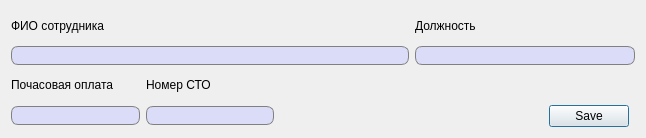
<?xml version="1.0" encoding="UTF-8"?>
<ui version="4.0">
 <class>AddWorker</class>
 <widget class="QDialog" name="AddWorker">
  <property name="geometry">
   <rect>
    <x>0</x>
    <y>0</y>
    <width>646</width>
    <height>138</height>
   </rect>
  </property>
  <property name="windowTitle">
   <string>Добавление сотрудника</string>
  </property>
  <property name="windowIcon">
   <iconset resource="images.qrc">
    <normaloff>:/images/autoService-logo.png</normaloff>:/images/autoService-logo.png</iconset>
  </property>
  <layout class="QGridLayout" name="gridLayout_2">
   <item row="0" column="0">
    <layout class="QGridLayout" name="gridLayout">
     <item row="2" column="0">
      <widget class="QLabel" name="label_3">
       <property name="text">
        <string>Почасовая оплата</string>
       </property>
      </widget>
     </item>
     <item row="3" column="0">
      <widget class="QLineEdit" name="hourlyPayment">
       <property name="font">
        <font>
         <pointsize>10</pointsize>
        </font>
       </property>
       <property name="styleSheet">
        <string notr="true">QLineEdit {
	border: 1px solid gray;
    border-radius: 7px;
    background-color: #dbdcf7;
	padding-left: 3px;
}</string>
       </property>
       <property name="frame">
        <bool>true</bool>
       </property>
      </widget>
     </item>
     <item row="0" column="0" colspan="3">
      <widget class="QLabel" name="label">
       <property name="text">
        <string>ФИО сотрудника</string>
       </property>
      </widget>
     </item>
     <item row="0" column="3" colspan="3">
      <widget class="QLabel" name="label_2">
       <property name="text">
        <string>Должность</string>
       </property>
      </widget>
     </item>
     <item row="2" column="1">
      <widget class="QLabel" name="label_4">
       <property name="text">
        <string>Номер СТО</string>
       </property>
      </widget>
     </item>
     <item row="1" column="3" colspan="3">
      <widget class="QLineEdit" name="workerPosition">
       <property name="font">
        <font>
         <pointsize>10</pointsize>
        </font>
       </property>
       <property name="styleSheet">
        <string notr="true">QLineEdit {
	border: 1px solid gray;
    border-radius: 7px;
    background-color: #dbdcf7;
	padding-left: 3px;
}</string>
       </property>
       <property name="frame">
        <bool>true</bool>
       </property>
      </widget>
     </item>
     <item row="3" column="3">
      <spacer name="horizontalSpacer_2">
       <property name="orientation">
        <enum>Qt::Horizontal</enum>
       </property>
       <property name="sizeHint" stdset="0">
        <size>
         <width>40</width>
         <height>20</height>
        </size>
       </property>
      </spacer>
     </item>
     <item row="3" column="1">
      <widget class="QLineEdit" name="serviceNumber">
       <property name="font">
        <font>
         <pointsize>10</pointsize>
        </font>
       </property>
       <property name="styleSheet">
        <string notr="true">QLineEdit {
	border: 1px solid gray;
    border-radius: 7px;
    background-color: #dbdcf7;
	padding-left: 3px;
}</string>
       </property>
       <property name="frame">
        <bool>true</bool>
       </property>
      </widget>
     </item>
     <item row="1" column="0" colspan="3">
      <widget class="QLineEdit" name="workerFMLname">
       <property name="font">
        <font>
         <pointsize>10</pointsize>
        </font>
       </property>
       <property name="styleSheet">
        <string notr="true">QLineEdit {
	border: 1px solid gray;
    border-radius: 7px;
    background-color: #dbdcf7;
	padding-left: 3px;
}</string>
       </property>
       <property name="frame">
        <bool>true</bool>
       </property>
      </widget>
     </item>
     <item row="3" column="2">
      <spacer name="horizontalSpacer_3">
       <property name="orientation">
        <enum>Qt::Horizontal</enum>
       </property>
       <property name="sizeHint" stdset="0">
        <size>
         <width>40</width>
         <height>20</height>
        </size>
       </property>
      </spacer>
     </item>
     <item row="3" column="4">
      <widget class="QPushButton" name="saveWorkerButton">
       <property name="text">
        <string>Save</string>
       </property>
      </widget>
     </item>
    </layout>
   </item>
  </layout>
 </widget>
 <resources>
  <include location="images.qrc"/>
 </resources>
 <connections/>
</ui>
